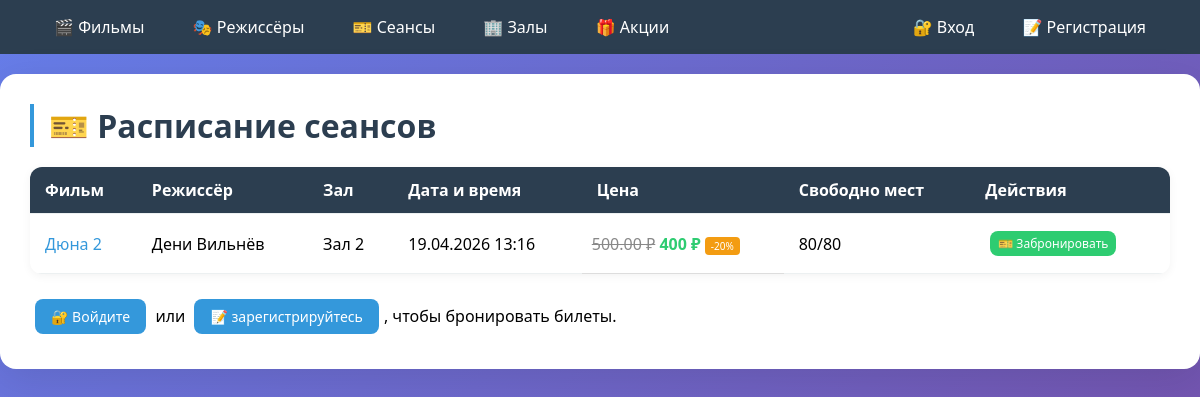
The app's page /sessions/ with its own data.
### cinema/models.py (models this page shows, shortened)
class Session(models.Model):
    movie = models.ForeignKey(Movie, on_delete=models.CASCADE, verbose_name='Фильм', related_name='sessions')
    hall = models.ForeignKey(Hall, on_delete=models.CASCADE, verbose_name='Зал', related_name='sessions')
    start_time = models.DateTimeField('Время начала')
    price = models.DecimalField('Цена', max_digits=8, decimal_places=2)
    def get_active_promotion(self):
        from django.utils import timezone
        today = timezone.now().date()
        promotions = self.movie.promotion_set.filter(
            is_active=True,
            start_date__lte=today,
            end_date__gte=today
        )
        return promotions.first() if promotions.exists() else None
    def get_discounted_price(self):
        promotion = self.get_active_promotion()
        if promotion:
            discount = promotion.discount_percent
            return float(self.price) * (1 - discount / 100)
        return float(self.price)
    class Meta:
        verbose_name = 'Сеанс'
        verbose_name_plural = 'Сеансы'

class Movie(models.Model):
    title = models.CharField('Название', max_length=200)
    description = models.TextField('Описание')
    duration_min = models.IntegerField('Длительность (мин)')
    rating = models.FloatField('Рейтинг', default=0.0)
    poster = models.ImageField('Постер', upload_to='posters/', blank=True, null=True)
    release_year = models.IntegerField('Год выпуска')
    director = models.ForeignKey(Director, on_delete=models.SET_NULL, null=True, blank=True, verbose_name='Режиссёр',
                                 related_name='movies')
    genres = models.ManyToManyField(Genre, through='MovieGenre', verbose_name='Жанры')
    class Meta:
        verbose_name = 'Фильм'
        verbose_name_plural = 'Фильмы'

class Director(models.Model):
    name = models.CharField('Имя', max_length=200)
    birth_date = models.DateField('Дата рождения', null=True, blank=True)
    birth_place = models.CharField('Место рождения', max_length=200, blank=True)
    biography = models.TextField('Биография', blank=True)
    photo = models.ImageField('Фото', upload_to='directors/', blank=True, null=True)
    class Meta:
        verbose_name = 'Режиссёр'
        verbose_name_plural = 'Режиссёры'

class Hall(models.Model):
    number = models.IntegerField('Номер зала', unique=True)
    capacity = models.IntegerField('Вместимость')
    sound_system = models.CharField('Звуковая система', max_length=100)
    class Meta:
        verbose_name = 'Кинозал'
        verbose_name_plural = 'Кинозалы'

class Promotion(models.Model):
    name = models.CharField('Название акции', max_length=200)
    description = models.TextField('Описание')
    discount_percent = models.IntegerField('Скидка %')
    start_date = models.DateField('Дата начала')
    end_date = models.DateField('Дата окончания')
    movies = models.ManyToManyField(Movie, through='MoviePromotion', verbose_name='Фильмы', blank=True)
    is_active = models.BooleanField('Активна', default=True)
    class Meta:
        verbose_name = 'Акция'
        verbose_name_plural = 'Акции'

### cinema/views.py (the view)
# urls.py: path('sessions/', views.session_list, name='session_list'),
def session_list(request):
    sessions = Session.objects.select_related('movie', 'movie__director', 'hall').filter(start_time__gt=timezone.now())
    for session in sessions:
        confirmed_count = session.bookings.filter(status='confirmed').count()
        pending_count = session.bookings.filter(status='pending').count()
        occupied_total = confirmed_count + pending_count
        session.available_seats = session.hall.capacity - occupied_total
        session.pending_bookings_count = pending_count  # только для админов
    return render(request, 'cinema/session_list.html', {'sessions': sessions})

### cinema/templates/cinema/session_list.html (shortened to what this page needs)
{% extends 'cinema/base.html' %}
{% block content %}
<h1>🎫 Расписание сеансов</h1>
{% if sessions %}
    <table style="width: 100%; border-collapse: collapse;">
        <thead>
            <tr>
                <th>Фильм</th>
                <th>Режиссёр</th>
                <th>Зал</th>
                <th>Дата и время</th>
                <th>Цена</th>
                <th>Свободно мест</th>
                <th>Действия</th>
            </tr>
        </thead>
        <tbody>
            {% for session in sessions %}
            <tr>
                <td><a href="{% url 'movie_detail' session.movie.id %}">{{ session.movie.title }}</a></a>
                <td>{% if session.movie.director %}{{ session.movie.director.name }}{% else %}—{% endif %}</a>
                <td>Зал {{ session.hall.number }}</a>
                <td>{{ session.start_time|date:"d.m.Y H:i" }}</a>
                <td style="padding: 10px; border-bottom: 1px solid #ddd;">
    {% with promotion=session.get_active_promotion %}
        {% if promotion %}
            <span style="text-decoration: line-through; color: #888;">{{ session.price }} ₽</span>
            <strong style="color: #2ecc71;">{{ session.get_discounted_price|floatformat:0 }} ₽</strong>
            <span style="background: #f39c12; color: white; padding: 2px 6px; border-radius: 4px; font-size: 10px;">-{{ promotion.discount_percent }}%</span>
        {% else %}
            {{ session.price }} ₽
        {% endif %}
    {% endwith %}
</td></a>
                <td>{{ session.available_seats }}/{{ session.hall.capacity }}</a>
                <td>
                    <a href="{% url 'session_detail' session.id %}" class="btn btn-success" style="padding: 4px 8px; font-size: 12px;">🎫 Забронировать</a>
            </tr>
            {% endfor %}
        </tbody>
    </table>
{% else %}
    <p>Нет доступных сеансов.</p>
{% endif %}
{% if not user.is_authenticated %}
    <p style="margin-top: 20px;">
        <a href="{% url 'login' %}" class="btn">🔐 Войдите</a> или
        <a href="{% url 'register' %}" class="btn">📝 зарегистрируйтесь</a>, чтобы бронировать билеты.
    </p>
{% endif %}
{% endblock %}

### cinema/static/cinema/style.css (style rules this page uses)
* { margin: 0; padding: 0; box-sizing: border-box; }
body { font-family: Arial, sans-serif; background: #f5f5f5; }
h1 { margin-bottom: 20px; color: #2c3e50; }
table { width: 100%; border-collapse: collapse; margin: 20px 0; }
th, td { padding: 12px; text-align: left; border-bottom: 1px solid #ddd; }
th { background: #2c3e50; color: white; }
.btn { display: inline-block; padding: 8px 16px; background: #3498db; color: white; text-decoration: none; border-radius: 4px; margin: 5px; border: none; cursor: pointer; font-size: 14px; }
.btn-success { background: #2ecc71; }
a { text-decoration: none !important; }
.btn { text-decoration: none !important; }
body { font-family: 'Segoe UI', Tahoma, Geneva, Verdana, sans-serif; background: linear-gradient(135deg, #667eea 0%, #764ba2 100%); min-height: 100vh; }
a { text-decoration: none; color: #3498db; transition: all 0.3s ease; position: relative; }
h1 { font-size: 2rem; color: #2c3e50; margin-bottom: 20px; border-left: 4px solid #3498db; padding-left: 15px; }
table { width: 100%; border-collapse: collapse; margin: 20px 0; border-radius: 12px; overflow: hidden; box-shadow: 0 2px 10px rgba(0, 0, 0, 0.05); }
th, td { padding: 12px 15px; text-align: left; border-bottom: 1px solid #ecf0f1; }
th { background: #2c3e50; color: white; font-weight: 600; }
.btn { display: inline-block; padding: 8px 16px; border-radius: 8px; font-size: 14px; font-weight: 500; text-align: center; cursor: pointer; transition: all 0.3s ease; border: none; background: #3498db; color: white; }

### records on screen
Session: movie "Дюна 2", movie.director.name "Дени Вильнёв", hall.number "2", start_time "19.04.2026 13:16", price "500.00", get_discounted_price "400", get_active_promotion.discount_percent "20", available_seats "80", hall.capacity "80"
